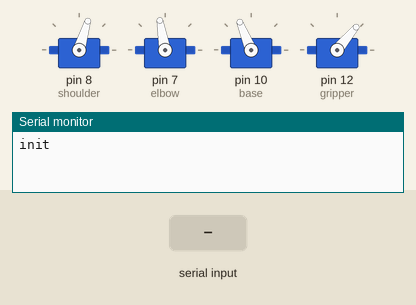
Bench run of a sketch on a simulated Arduino Uno, built with avr-gcc and run on an emulated ATmega328P. On the bench: 4 × servo, the last lines printed to the serial monitor. The test bench sets the inputs (shaded band).

Above: at 13.0 s.
13.1 s: "HOME,1\n" received over Serial
At 15.9 s:
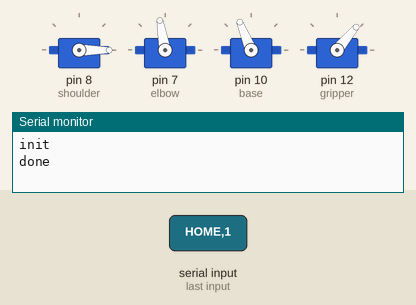
16.1 s: "B,1\n" received over Serial
At 27.9 s:
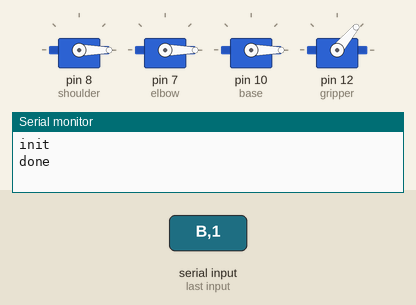
28.1 s: "B,150\n" received over Serial
At 32.8 s:
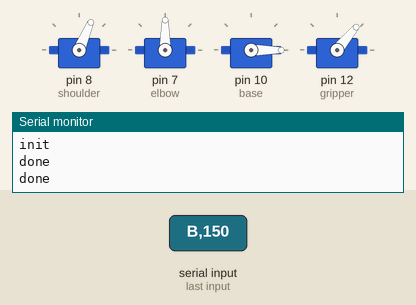
Timing chart, 0 to 37.1 s (numbered marks = the images above; inputs shaded):
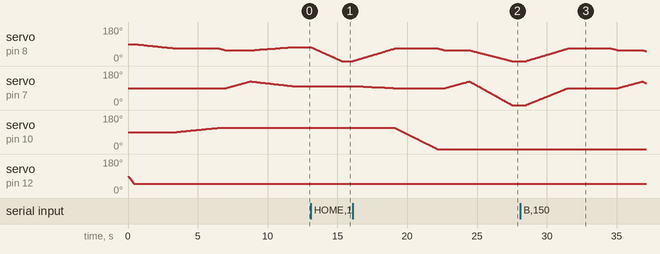

The sketch:

Arduino.ino
```cpp
#include <Servo.h>
Servo shoulder;
Servo elbow;
Servo base;
Servo gripper;

// ─── VELOCIDAD ────────────────────────────────────────────────────────────────
const int SPEED_STEPS = 100;
const int SPEED_DELAY = 30;

// ─── POSICIÓN SEGURA DE TRÁNSITO ─────────────────────────────────────────────
const float SAFE_SHOULDER = 100.0;
const float SAFE_ELBOW    = 90.0;

// ─── GRADOS EXTRA AL HOMBRO ANTES DE SUBIR ───────────────────────────────────
const float SHOULDER_ANTICHOQ = 13.0;  // ajusta si necesitas más o menos 1-4
bool recogiendo = false;
bool en_casilla = false;

void setup() {
  Serial.begin(9600);
  shoulder.attach(8);
  elbow.attach(7);
  base.attach(10);
  gripper.attach(12);
  rest();
  Serial.println("init");
}

// ─── MOVIMIENTO SIMULTÁNEO ────────────────────────────────────────────────────
void comboMove(float bTarget, float sTarget, float eTarget, int steps, int stepDelay) {
  float bPos = base.read();
  float sPos = shoulder.read();
  float ePos = elbow.read();

  float sTargetAdj = (sTarget >= 0) ? (180.0 * sTarget / 270.0) : sPos;
  float bTargetAdj = (bTarget >= 0) ? bTarget : bPos;
  float eTargetAdj = (eTarget >= 0) ? eTarget : ePos;

  float bStep = (bTargetAdj - bPos) / steps;
  float sStep = (sTargetAdj - sPos) / steps;
  float eStep = (eTargetAdj - ePos) / steps;

  for (int i = 1; i <= steps; i++) {
    base.write(    round(bPos + bStep * i) );
    shoulder.write(round(sPos + sStep * i) );
    elbow.write(   round(ePos + eStep * i) );
    delay(stepDelay);
  }
}

// ─── MOVIMIENTO SEGURO EN 3 FASES ────────────────────────────────────────────
void comboMoveSafe(float bTarget, float sTarget, float eTarget, int steps, int stepDelay) {
  // Fase 1: subir shoulder y elbow — base NO se mueve
  float bActual = base.read();
  comboMove(bActual, SAFE_SHOULDER, SAFE_ELBOW, steps, stepDelay);
  //delay(100);

  // Fase 2: girar SOLO la base
  comboMove(bTarget, SAFE_SHOULDER, SAFE_ELBOW, steps, stepDelay);
  //delay(100);

  // Fase 3: bajar al punto destino

  // Fase 3a: subir codo 15° extra antes de bajar
  float ePreBajada2 = max(shoulder.read() - 10.0, 0.0);
  for (float e = shoulder.read(); e >= ePreBajada2; e -= 0.5) {
    shoulder.write(round(e));
    delay(25);
  }
  float ePreBajada = min(elbow.read() + 35.0, 180.0);
  for (float e = elbow.read(); e <= ePreBajada; e += 0.5) {
    elbow.write(round(e));
    delay(25);
  }

  /*// Fase 3a: mover hombro -10° y codo +35° simultáneamente
  float sPreBajada = max(shoulder.read() - 10.0, 0.0);
  float ePreBajada = min(elbow.read()    + 35.0, 180.0);
  float bActual2   = base.read();
  comboMove(bActual2, sPreBajada, ePreBajada, 60, 25);
 */
  //delay(150);
  comboMove(bTarget, sTarget, eTarget, steps, stepDelay);
}

// ─── ANTICHOQUE HOMBRO (filas 1-4) ───────────────────────────────────────────
void antichoqueHombro() {
  float sActual = shoulder.read();
  float sAntichoq = min(sActual + SHOULDER_ANTICHOQ, 180.0);
  for (float s = sActual; s <= sAntichoq; s += 0.5) {
    shoulder.write(round(s));
    delay(30);
  }
  delay(200);
}

// ─── ANTICHOQUE CODO (filas 5-8) ─────────────────────────────────────────────
void antichoqueCodo() {
  // Paso 1: subir codo 10° suave
  float eActual = elbow.read();
  float eAntichoq = min(eActual + 9, 180.0);
  for (float e = eActual; e <= eAntichoq; e += 0.5) {
    elbow.write(round(e));
    delay(30);
  }
  //delay(200);

  // Paso 2: subir hombro 20° suave
  float sActual = shoulder.read();
  float sAntichoq = min(sActual + 30.0, 180.0);
  for (float s = sActual; s <= sAntichoq; s += 0.5) {
    shoulder.write(round(s));
    delay(30);
  }
 // delay(200);
}

// ─── HOME INTERMEDIO (punto de pausa para recorridos largos) ─────────────────
void restMedio() {
  // Misma altura que HOME pero base en el centro del tablero
  comboMoveSafe(120, 100, 90, SPEED_STEPS, SPEED_DELAY);
}

// ─── SERVOS INDIVIDUALES ──────────────────────────────────────────────────────
void shoulderTo(float target) {
  target = 180.0 * target / 270.0;
  float pos = shoulder.read();
  float step = (pos <= target) ? 1 : -1;
  for (; (step > 0) ? (pos <= target) : (pos >= target); pos += step) {
    shoulder.write(round(pos));
    delay(30);
  }
}

void elbowTo(float target) {
  float pos = elbow.read();
  float step = (pos <= target) ? 1 : -1;
  for (; (step > 0) ? (pos <= target) : (pos >= target); pos += step) {
    elbow.write(round(pos));
    delay(20);
  }
}

void baseTo(float target) {
  float pos = base.read();
  float step = (pos <= target) ? 1 : -1;
  for (; (step > 0) ? (pos <= target) : (pos >= target); pos += step) {
    base.write(round(pos));
    delay(20);
  }
}

void gripperTo(float target) {
  float pos = gripper.read();
  float step = (pos <= target) ? 1 : -1;
  for (; (step > 0) ? (pos <= target) : (pos >= target); pos += step) {
    gripper.write(round(pos));
    delay(10);
  }
}

// ─── POSES ────────────────────────────────────────────────────────────────────
void rest() {
  gripperTo(50);
  comboMoveSafe(112, 110, 100, SPEED_STEPS, SPEED_DELAY);
}

void rest1() {
  //gripperTo(120);
  comboMoveSafe(112, 110, 100, SPEED_STEPS, SPEED_DELAY);
}

void cubeta() {
  comboMoveSafe(30, 40, 110, SPEED_STEPS, SPEED_DELAY);
  gripperTo(50);
}

void grasp() {
  gripperTo(100);//CERRADO
  delay(1000);
  recogiendo = true;
  en_casilla = true;   // ← está abajo, necesita antichoque al subir
}

void drop() {
  gripperTo(50);//ABIERTO
  delay(1000);
  recogiendo = false;
  en_casilla = true;   // ← también necesita antichoque al subir
}

// ─── LOOP ──────────────────────────────────────────
void loop() {
  if (Serial.available() > 0) {
    String msg = Serial.readStringUntil('\n');
    msg.trim();

    // ── HOME seguro ─────────────────────────────────────
    if (msg == "HOME") {
      rest();
      Serial.println("done");
      return;
    }
    if (msg == "HOME1") {
      rest1();
      Serial.println("done");
      return;
    }

    // ── Comando combo: "B120,S90,E90" ───────────────────────────
    if (msg.startsWith("B") && msg.indexOf(',') > 0) {
      int idxS = msg.indexOf('S');
      int idxE = msg.indexOf('E');
      float bVal = msg.substring(1, idxS).toFloat();
      float sVal = msg.substring(idxS + 1, idxE).toFloat();
      float eVal = msg.substring(idxE + 1).toFloat();
      comboMoveSafe(bVal, sVal, eVal, SPEED_STEPS, SPEED_DELAY);
      delay(1000);
      Serial.println("done");
      return;
    }

    // ── Comandos individuales ────────────────────────────────────
    float x = msg.toFloat();
    if (x == 190) rest();
    if (x == 191) grasp();
    if (x == 192) drop();
    if (x == 194) cubeta();
    if (x == 195) antichoqueHombro();  // ← filas 1-4
    if (x == 196) antichoqueCodo();    // ← filas 5-8
    if (x == 197) restMedio();          // ← HOME intermedio
    if (x >= 0   && x <= 180) shoulderTo(x);
    if (x >= 200 && x <= 380) elbowTo(x - 200);
    if (x >= 400 && x <= 580) baseTo(x - 400);
    Serial.println("done");
  }
}
```

Measured:
- after the input at 13.1 s, servo on pin 8 (shoulder): moves from 73° to 0° over 2.2 s, starting at once
- after the input at 16.1 s, servo on pin 8 (shoulder): rises from 0° to 67° in 3.0 s, then falls to 0° in 8.4 s; servo on pin 7 (elbow): 100° → 99° after 0.16 s, → 98° 0.30 s later, → 97° 0.30 s later, → 96° 0.30 s later, … (145 changes in this stretch); servo on pin 10 (base): moves from 112° to 0° over 3.0 s, starting after 3.0 s
- after the input at 28.1 s, servo on pin 8 (shoulder): rises from 0° to 67° in 3.0 s, then falls to 52° in 5.6 s; servo on pin 7 (elbow): rises from 0° to 125° in 8.3 s, then falls to 115° in 0.26 s
